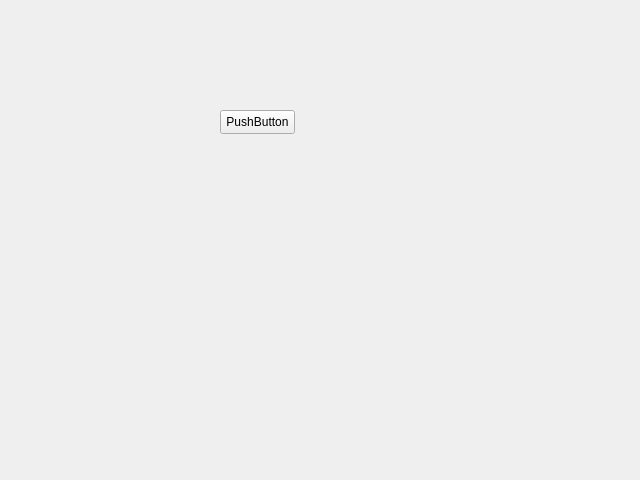
<?xml version="1.0" encoding="UTF-8"?>
<ui version="4.0">
 <class>Form</class>
 <widget class="QWidget" name="Form">
  <property name="geometry">
   <rect>
    <x>0</x>
    <y>0</y>
    <width>640</width>
    <height>480</height>
   </rect>
  </property>
  <property name="windowTitle">
   <string>Form</string>
  </property>
  <widget class="QPushButton" name="pushButton">
   <property name="geometry">
    <rect>
     <x>220</x>
     <y>110</y>
     <width>75</width>
     <height>24</height>
    </rect>
   </property>
   <property name="text">
    <string>PushButton</string>
   </property>
  </widget>
 </widget>
 <resources/>
 <connections/>
</ui>
